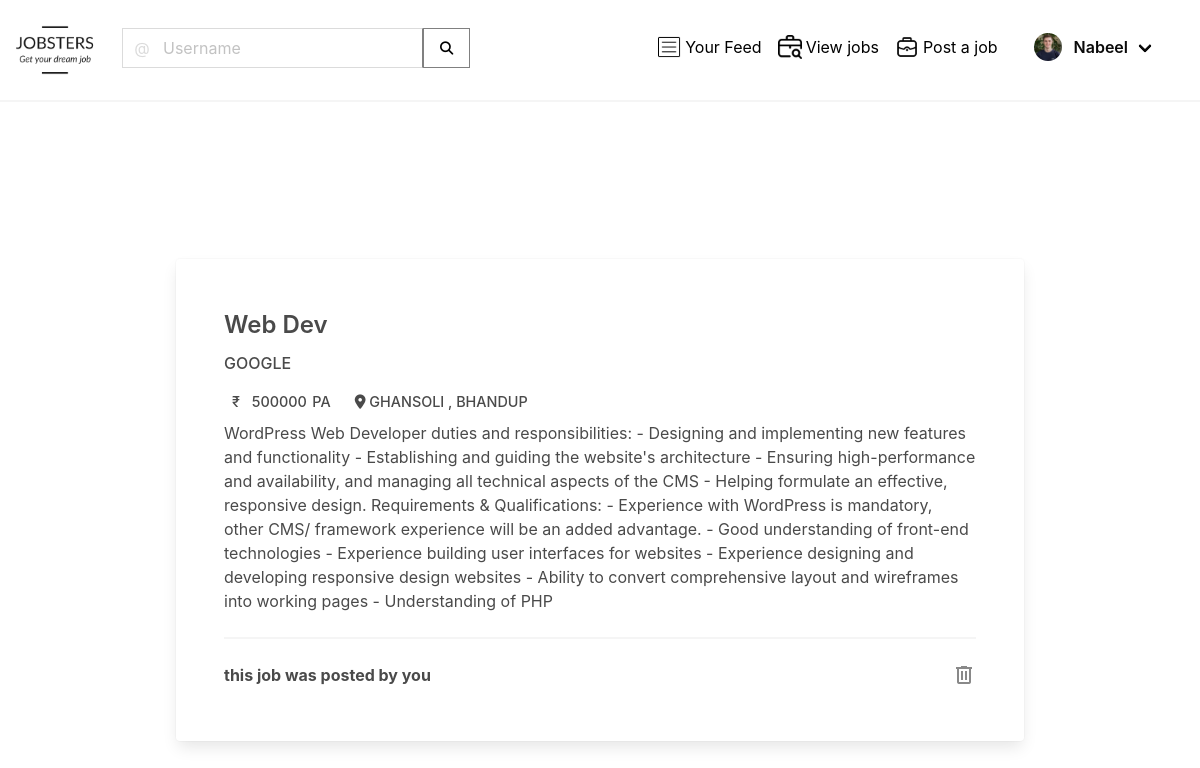
The page /global/job/1 (signed in) on the database its author committed.
### global/models.py (models this page shows)
class UserProfile(models.Model):
    user = models.OneToOneField(User, primary_key=True, verbose_name='user',
                                related_name='profile', on_delete=models.CASCADE, db_constraint=False)
    name = models.CharField(max_length=30, blank=True, null=True)
    proffession = models.TextField(max_length=500, blank=True, null=True)
    birth_date=models.DateField(null=True, blank=True)
    location = models.CharField(max_length=100, blank=True, null=True)
    picture = models.ImageField(upload_to='uploads/profile_pictures', default='uploads/profile_pictures/default.png', blank=True)
    followers = models.ManyToManyField(User, blank=True, related_name='followers')
    resume = models.FileField(upload_to='documents/',
                              default='documents/yk_sugi_resume_new.docx', blank=True, null=True, validators=[FileExtensionValidator(['pdf'])])
    video_resume = models.FileField(upload_to='documents/',
                              default='documents/video_file.mp4', blank=True, null=True, validators=[FileExtensionValidator(['mp4'])])

class Jobs(models.Model):
    author = models.ForeignKey(User, on_delete=models.CASCADE,blank=True,default=1)
    company_name = models.CharField(max_length=150, default=1)
    salary=models.IntegerField(default=100000)
    location=models.TextField(default=1)
    job_title=models.CharField(max_length=150)
    created_on=models.DateField(default=timezone.now)
    description=models.TextField()
    is_active=models.BooleanField(null=True,blank=True)

### global/views.py (the view, shortened to what this page needs)
# urls.py: path('job/<int:pk>', JobDetails.as_view(), name='job_details'),
class JobDetails(View):
    def get(self,request,pk,*args, **kwargs):
        profile = UserProfile.objects.all()
        job=Jobs.objects.get(pk=pk)
        print(job.pk)
        requests_form=RequestForm()
        requests=JobRequest.objects.filter(job=job)
        profile = UserProfile.objects.get(user=job.author)
        context={
            'form':requests_form,
            'jobs':job,
            'comments':requests,
            'profile':profile
        }
        return render(request,'global/job_detail.html',context)

### global/forms.py
class RequestForm(forms.ModelForm):
    class Meta:
        model=JobRequest
        fields=['request']

### global/templates/global/job_detail.html (shortened to what this page needs)
{% extends 'landing/base.html' %}
{% load crispy_forms_tags %}
{% load widget_tweaks %}
{% block content %}
<div class="container">
    <ul class="card m-5 p-6 ">
        <li style="font-weight: 600; text-transform: capitalize;"  class="is-size-4">{{ jobs.job_title }}</li>
        <li style="font-weight: 500; text-transform: uppercase;"  class="mt-2 mb-2 is-size-6">{{ jobs.company_name }}</li>
      <div class="is-flex" style="font-size: .9rem;">
<li style="font-weight: 500; text-transform: uppercase;"  class="mt-2 mb-2  mr-5 ml-2"> <span class="mr-2">₹</span> {{ jobs.salary }} <span style="margin-left: 0.1rem;">PA</span> </li>
<li style="font-weight: 500; text-transform: uppercase;"  class="mt-2 mb-2 "> <i class="fa fa-map-marker" style="font-size: .9rem;"></i> {{ jobs.location }}</li>
      </div>
        <li>{{ jobs.description }}</li>
        <hr/>
        {% if request.user == jobs.author %}
        <div class="is-flex is-justify-content-space-between	">
          <b>this job was posted by you</b>
               <a href=" {% url 'delete' pk=jobs.pk %} "> <span class="material-symbols-outlined" style="color: rgb(137, 137, 137);">
               </a>
        </div>
        {% endif %}
    </ul>
        </div>
{% endblock content %}

### landing/templates/landing/navbar.html (shortened to what this page needs)
{% load static %}
<nav class="navbar is-white
 has-shadow pb-5" role="navigation" aria-label="main navigation" >
  <div class="navbar-brand">
    <a href="{% url 'index' %}">
<div class="is-size-2">
    <img style="
    height: auto;
    width: auto;
    margin-bottom: -61px;
    margin-top: -143px;
    max-height: 110px;
    max-width: 145px;" src=" {% static 'landing/images/logo.png' %} " alt="" >
</div>
    </a>
  </div>
  <div id="navbarBasicExample" class="navbar-menu">
    <div class="navbar-start "style="margin-right: 20px; margin-top: 20px;">
         <div class="navbar-item">
     <div class="control has-icons-left has-icon-right is-flex">
      <form style="display:flex;" method="GET" action="{% url 'profile-search' %}">
  <input style="border-right: 1px solid gray;" class="input" type="text" placeholder="Username" name="query" value="{{ request.GET.query }}">
  <span class="icon is-small is-left">
  </span>
  <button style="background-color:transparent; border:0.25px solid gray; padding-right:1rem; padding-left:1rem; cursor: pointer;">  <i class="fas fa-search"></i></button>
</form>
</div>
      </div>
    </div>
    <div class="navbar-end">
      <div class="navbar-item">
        {% if not user.is_authenticated %}
        <div class="buttons" >
          <a class="button is-dark mr-4" href="{% url 'account_signup' %}">
           Sign up
          </a>
          <a href="{% url 'account_login' %}" class="button is-outlined is-responsive">
            Log in
          </a>
        </div>
        {% else %}
        <div class="buttons">
          <a href=" {% url 'feed' request.user.id %}" style="color: black;">
            <span class="icon-text mr-4">
              <span class="icon">
                 <img  src=" {% static "landing/images/icons8-activity-feed-50.png" %} " alt="">
              </span>
              <span>Your Feed</span>
            </span>
            </a>
                  <a href=" {% url 'jobs' %}" style="color: black;">
<span class="icon-text mr-4">
  <span class="icon">
     <img  src=" {% static "landing/images/suitcase.png" %} " alt="">
  </span>
  <span>View jobs</span>
</span>
</a>
          <a href=" {% url 'create_job' %} " style="color: black;">
<span class="icon-text mr-5">
  <span class="icon">
     <img  src=" {% static "landing/images/briefcase.png" %} " alt="">
  </span>
  <span>Post a job</span>
</span>
</a>
           <div class="navbar-item has-dropdown is-hoverable" style="color: black;">
        <a href="{% url 'profile' request.user.id %}" class="navbar-link" href="">
          <p class="image is-36x36 mr-3 ">
      <img class="is-rounded " src="{{ request.user.profile.picture.url }}">
    </p> <span class="has-text-weight-semibold">{{ request.user.username }}</span>
        </a>
      </div>
        </div>
        {% endif %}
      </div>
    </div>
  </div>
</nav>

### static/landing/styles/style.css (style rules this page uses)
a { color: inherit; text-decoration: none; }
.container { display: grid; justify-content: center; align-items: center; height: 100vh; }
a { color: black; }
@media (min-width: 600px) { .buttons { margin-right: 20px; margin-top: 10px; } }
* { padding: 0; box-sizing: border-box; }
.input { width: 100%; box-shadow: none; border-radius: 0; }
.container { padding-left: 2rem; padding-right: 2rem; }
@media (min-width: 750px) { .container { padding-left: 2rem; padding-right: 2rem; } }

### rows shown on the page
Jobs: job_title "Web Dev", company_name "GOOGLE", salary "500000", location "GHANSOLI , BHANDUP", description "WordPress Web Developer duties and responsibilities: - Designing and implementing new features and functionality - Establishing and guiding the website's architecture - Ensuring high-performance and availability, and managing all technical aspects of the CMS - Helping formulate an effective, responsive design. Requirements & Qualifications: - Experience with WordPress is mandatory, other CMS/ framework experience will be an added advantage. - Good understanding of front-end technologies - Experience building user interfaces for websites - Experience designing and developing responsive design websites - Ability to convert comprehensive layout and wireframes into working pages - Understanding…"

### other values the page prints
{{ request.user.username }} "Nabeel"
